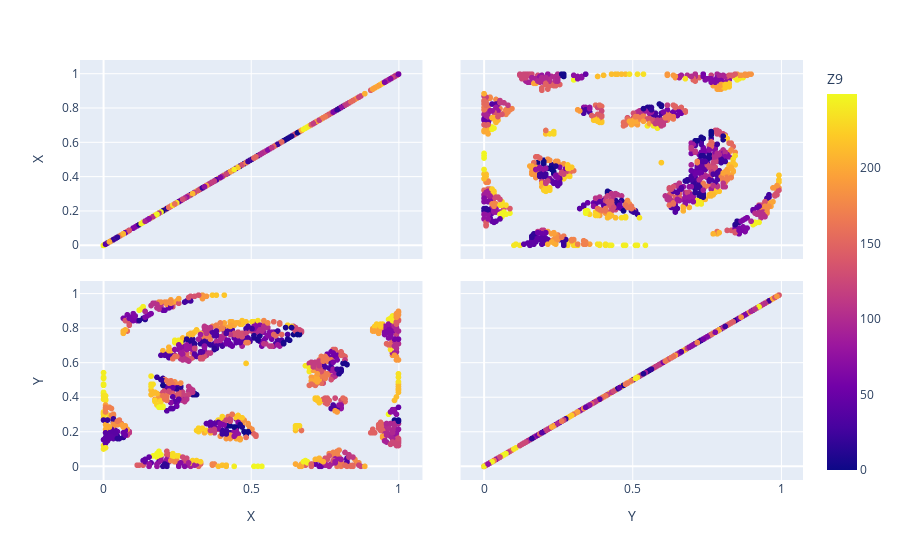

The cell this chart's notebook holds for it:
### Code cell
classix_density=Extractor.classix(group_merging_mode='density',minPts=minPts_best_density,radius=radius_best_density,scale=scale_best_density)
classix_density.fit(X_train)
Y_pred_density=classix_density.predict(X_test)

df_pred_density=pd.DataFrame(pd.concat([pd.DataFrame(X_test,columns=['X','Y']),pd.DataFrame(Y_pred_distance,columns=[select_name_Z])],axis=1))
print('Plot of target: ',select_name_Z,'\n')
fig = px.scatter_matrix(df_pred_density,
    dimensions=['X','Y'],
    color=select_name_Z)
fig.show()

### Figure 1 — Plotly figure (JSON) as saved in the notebook; plotly's stock layout.template omitted (floating-point values rounded to 4 significant figures; data arrays with more than 128 entries replaced by an {"elided": "..."} marker saying what was removed)
{"data": [{"dimensions": [{"axis": {"matches": true}, "label": "X", "values": {"elided": "1071 float values"}}, {"axis": {"matches": true}, "label": "Y", "values": {"elided": "1071 float values"}}], "hovertemplate": "%{xaxis.title.text}=%{x}<br>%{yaxis.title.text}=%{y}<br>Z9=%{marker.color}<extra></extra>", "legendgroup": "", "marker": {"color": {"elided": "1071 int values"}, "coloraxis": "coloraxis", "symbol": "circle"}, "name": "", "showlegend": false, "type": "splom"}], "layout": {"coloraxis": {"colorbar": {"title": {"text": "Z9"}}, "colorscale": [[0, "#0d0887"], [0.1111, "#46039f"], [0.2222, "#7201a8"], [0.3333, "#9c179e"], [0.4444, "#bd3786"], [0.5556, "#d8576b"], [0.6667, "#ed7953"], [0.7778, "#fb9f3a"], [0.8889, "#fdca26"], [1, "#f0f921"]]}, "dragmode": "select", "legend": {"tracegroupgap": 0}, "margin": {"t": 60}}}
